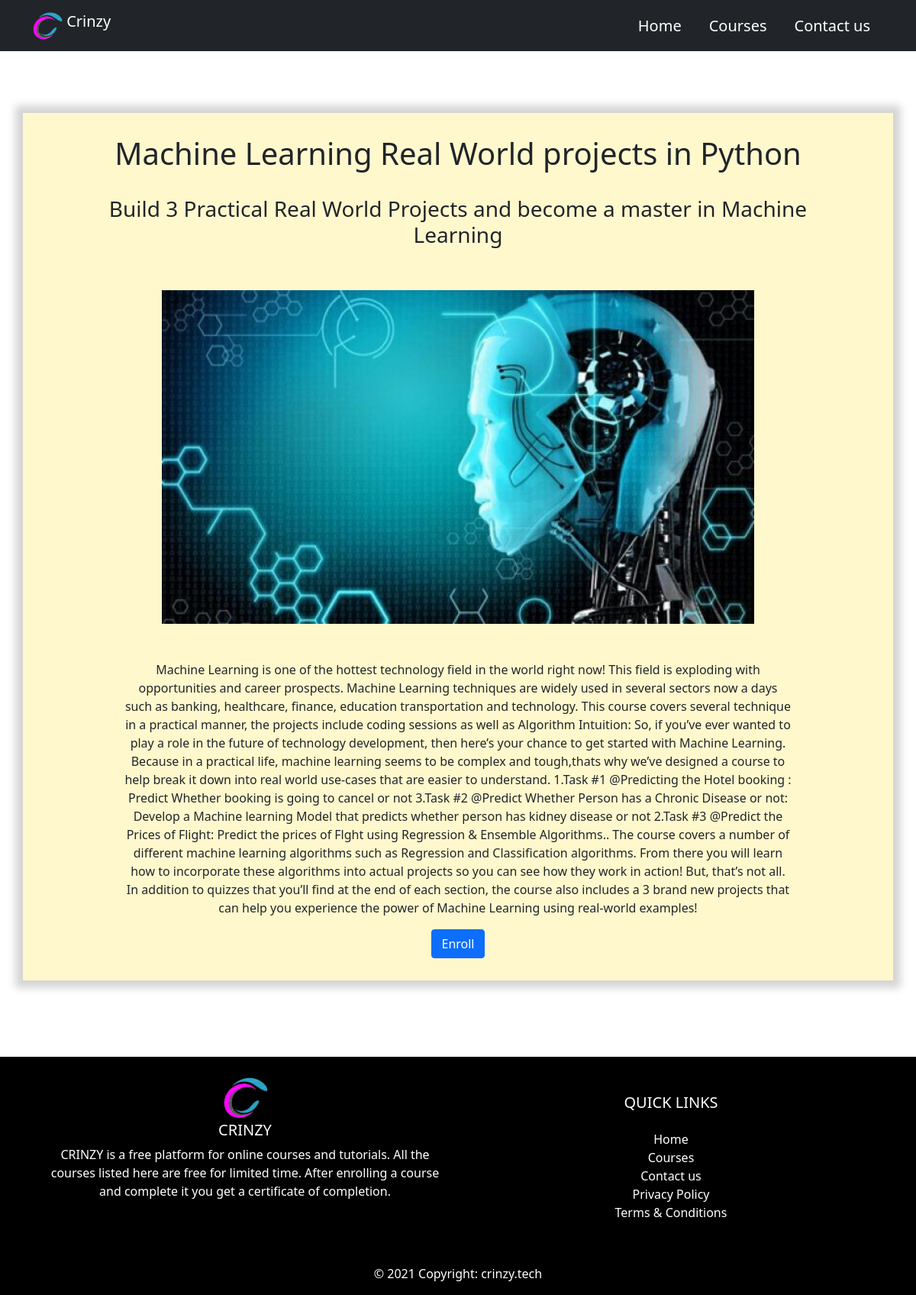
/blog/16/, run on the app's committed database.
### mainpage/models.py (models this page shows, shortened)
class Courses(models.Model):
    title = models.TextField()
    subtitle = models.TextField(default = "")
    description = models.TextField()
    image = models.ImageField(upload_to = 'img/images/')
    url = models.URLField(blank = True)
    popular = models.BooleanField(default = False)
    dateofcourse = models.DateTimeField(default = datetime.now())

### mainpage/views.py (the view)
# urls.py: 2. Add a URL to urlpatterns:  path('blog/', include('blog.urls'))
def blog(request,i):
    course = Courses.objects.get(pk = i)
    dat = {"title" : course.title,"image": course.image.url,"content":course.description}
    return render(request,'resources/blog.html',{'course' : course,"data":dat})

### mainpage/templates/resources/blog.html
{% extends 'resources/basic.html' %} {% block content %}
<div class="container  my-4 blogp" id="courses">
    <div class="row my-4">
        <div class="col-12">
            <h1 class="c">{{ course.title }}</h1>
        </div>
    </div>
    <div class="row my-4">
        <div class="col-12">
            <h3 class="c">{{ course.subtitle }}</h3>
        </div>
    </div>
    <div class="row my-5">
        <div class="col-12 c">
            <img src="{{ course.image.url }}" class="w"><br>
        </div>
    </div>
    <div class="row">
        <div class="col-12 c">
            <p class="c px-5">{{ course.description|safe }}</p>
        </div>
    </div>
    <div class="row">
        <div class="col-12 c">
            <a href="{{ course.url }} " target="_blank" class="btn btn-primary">Enroll</a>
        </div>
    </div>
    <br>
</div>
{% endblock %}

### mainpage/static/main.css (style rules this page uses)
.c { text-align: center; }
.blogp { padding-left: 80px; padding-right: 80px; border: 5px solid #fff8cd; background-color: #fff8cd; box-shadow: 0px 0px 10px 10px #d5d5d5; margin-bottom: 100px!important; margin-top: 100px!important; }
.w { width: 80%; }

### data on the page
Courses: title "Machine Learning Real World projects in Python", subtitle "Build 3 Practical Real World Projects and become a master in Machine Learning", image (picture), description "Machine Learning is one of the hottest technology field in the world right now! This field is exploding with opportunities and career prospects. Machine Learning techniques are widely used in several sectors now a days such as banking, healthcare, finance, education transportation and technology. This course covers several technique in a practical manner, the projects include coding sessions as well as Algorithm Intuition: So, if you’ve ever wanted to play a role in the future of technology development, then here’s your chance to get started with Machine Learning. Because in a practical life, machine learning seems to be complex and tough,thats why we’ve designed a course to help break it…"
